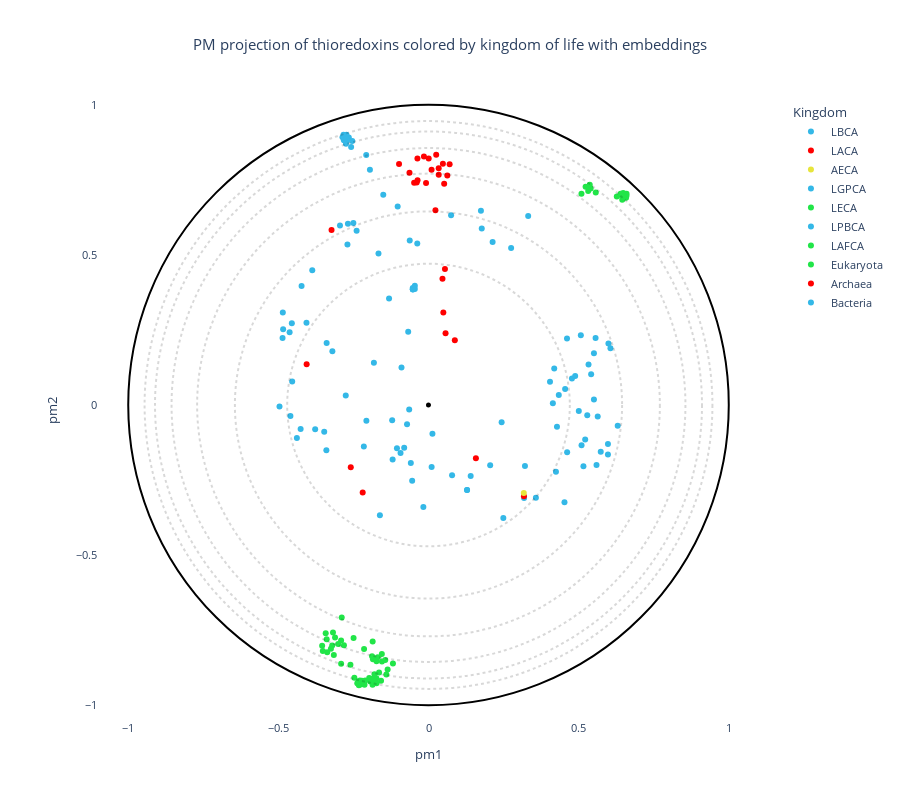

The notebook cell saved with this chart:
### Code cell
# OPTIONS =================================================
#Here you can set different parameters to color & annotate the resulting projection:
title = "PM projection of thioredoxins colored by kingdom of life with embeddings" 
#----------------------------------------------------------
# Select the coloring from annotation .csv file:
labels_name = "Kingdom"
# Select classes to label among the "labels_name" or "second_labels_name" column (comma separated list):
second_labels_name = ""
labels_text = []
show_text = False
#----------------------------------------------------------
# Use a custom color palette:
color_palette = trx_palette #Default: None
use_custom_palette = True
#==========================================================


#Check projection visualization parameters
#Labels name
if labels_name == "":
    labels_name = None
elif labels_name not in annotation_names:
    raise NameError(f"labels_name {labels_name} is not in the availables annotations.\nAvailables annotations: {annotation_names}")
#Second labels name
if second_labels_name == "":
    second_labels_name = None
elif second_labels_name not in annotation_names:
    raise NameError(f'"second_labels_name" {second_labels_name} is not in the availables annotations.\nAvailables annotations: {annotation_names}')

if not use_custom_palette:
    color_palette = None

#Plot graph
fig = plot_embedding_interactive(df_embedding, 
                                 labels_name = labels_name,
                                 second_labels_name = second_labels_name, 
                                 show_text = show_text,
                                 labels_text = labels_text,
                                 color_palette = color_palette, 
                                 title = title, 
                                 fontsize = 11)
fig.show()

### Figure 1 — Plotly figure (JSON) as saved in the notebook; plotly's stock layout.template omitted (floating-point values rounded to 4 significant figures; data arrays with more than 128 entries replaced by an {"elided": "..."} marker saying what was removed)
{"data": [{"customdata": [[1, "LBCA", "LBCA", "LBCA", "OTHERS", "LBCA", "LBCA", "LBCA", "LBCA"]], "hovertemplate": "<b>%{hovertext}</b><br><br>Kingdom=%{customdata[2]}<br>pm1=%{x}<br>pm2=%{y}<br>proteins_id=%{customdata[0]}<br>Species=%{customdata[1]}<br>Family=%{customdata[3]}<br>Color_eukaryota=%{customdata[4]}<br>Domain=%{customdata[5]}<br>Kingdom2=%{customdata[6]}<br>Phylum=%{customdata[7]}<br>Class=%{customdata[8]}<extra></extra>", "hovertext": ["LBCA"], "legendgroup": "LBCA", "marker": {"color": "#34b8e7", "symbol": "circle"}, "mode": "markers", "name": "LBCA", "orientation": "v", "showlegend": true, "type": "scatter", "x": [0.3184], "xaxis": "x", "y": [-0.3099], "yaxis": "y"}, {"customdata": [[2, "LACA", "LACA", "LACA", "OTHERS", "LACA", "LACA", "LACA", "LACA"]], "hovertemplate": "<b>%{hovertext}</b><br><br>Kingdom=%{customdata[2]}<br>pm1=%{x}<br>pm2=%{y}<br>proteins_id=%{customdata[0]}<br>Species=%{customdata[1]}<br>Family=%{customdata[3]}<br>Color_eukaryota=%{customdata[4]}<br>Domain=%{customdata[5]}<br>Kingdom2=%{customdata[6]}<br>Phylum=%{customdata[7]}<br>Class=%{customdata[8]}<extra></extra>", "hovertext": ["LACA"], "legendgroup": "LACA", "marker": {"color": "#ff0000", "symbol": "circle"}, "mode": "markers", "name": "LACA", "orientation": "v", "showlegend": true, "type": "scatter", "x": [0.3179], "xaxis": "x", "y": [-0.3041], "yaxis": "y"}, {"customdata": [[3, "AECA", "AECA", "AECA", "OTHERS", "AECA", "AECA", "AECA", "AECA"]], "hovertemplate": "<b>%{hovertext}</b><br><br>Kingdom=%{customdata[2]}<br>pm1=%{x}<br>pm2=%{y}<br>proteins_id=%{customdata[0]}<br>Species=%{customdata[1]}<br>Family=%{customdata[3]}<br>Color_eukaryota=%{customdata[4]}<br>Domain=%{customdata[5]}<br>Kingdom2=%{customdata[6]}<br>Phylum=%{customdata[7]}<br>Class=%{customdata[8]}<extra></extra>", "hovertext": ["AECA"], "legendgroup": "AECA", "marker": {"color": "#e7e53c", "symbol": "circle"}, "mode": "markers", "name": "AECA", "orientation": "v", "showlegend": true, "type": "scatter", "x": [0.3174], "xaxis": "x", "y": [-0.2933], "yaxis": "y"}, {"customdata": [[4, "LGPCA", "LGPCA", "LGPCA", "OTHERS", "LGPCA", "LGPCA", "LGPCA", "LGPCA"]], "hovertemplate": "<b>%{hovertext}</b><br><br>Kingdom=%{customdata[2]}<br>pm1=%{x}<br>pm2=%{y}<br>proteins_id=%{customdata[0]}<br>Species=%{customdata[1]}<br>Family=%{customdata[3]}<br>Color_eukaryota=%{customdata[4]}<br>Domain=%{customdata[5]}<br>Kingdom2=%{customdata[6]}<br>Phylum=%{customdata[7]}<br>Class=%{customdata[8]}<extra></extra>", "hovertext": ["LGPCA"], "legendgroup": "LGPCA", "marker": {"color": "#34b8e7", "symbol": "circle"}, "mode": "markers", "name": "LGPCA", "orientation": "v", "showlegend": true, "type": "scatter", "x": [0.3213], "xaxis": "x", "y": [-0.2029], "yaxis": "y"}, {"customdata": [[5, "LECA", "LECA", "LECA", "OTHERS", "LECA", "LECA", "LECA", "LECA"]], "hovertemplate": "<b>%{hovertext}</b><br><br>Kingdom=%{customdata[2]}<br>pm1=%{x}<br>pm2=%{y}<br>proteins_id=%{customdata[0]}<br>Species=%{customdata[1]}<br>Family=%{customdata[3]}<br>Color_eukaryota=%{customdata[4]}<br>Domain=%{customdata[5]}<br>Kingdom2=%{customdata[6]}<br>Phylum=%{customdata[7]}<br>Class=%{customdata[8]}<extra></extra>", "hovertext": ["LECA"], "legendgroup": "LECA", "marker": {"color": "#21e548", "symbol": "circle"}, "mode": "markers", "name": "LECA", "orientation": "v", "showlegend": true, "type": "scatter", "x": [-0.1798], "xaxis": "x", "y": [-0.8971], "yaxis": "y"}, {"customdata": [[6, "LPBCA", "LPBCA", "LPBCA", "OTHERS", "LPBCA", "LPBCA", "LPBCA", "LPBCA"]], "hovertemplate": "<b>%{hovertext}</b><br><br>Kingdom=%{customdata[2]}<br>pm1=%{x}<br>pm2=%{y}<br>proteins_id=%{customdata[0]}<br>Species=%{customdata[1]}<br>Family=%{customdata[3]}<br>Color_eukaryota=%{customdata[4]}<br>Domain=%{customdata[5]}<br>Kingdom2=%{customdata[6]}<br>Phylum=%{customdata[7]}<br>Class=%{customdata[8]}<extra></extra>", "hovertext": ["LPBCA"], "legendgroup": "LPBCA", "marker": {"color": "#34b8e7", "symbol": "circle"}, "mode": "markers", "name": "LPBCA", "orientation": "v", "showlegend": true, "type": "scatter", "x": [0.3577], "xaxis": "x", "y": [-0.3087], "yaxis": "y"}, {"customdata": [[7, "LAFCA", "LAFCA", "LAFCA", "OTHERS", "LAFCA", "LAFCA", "LAFCA", "LAFCA"]], "hovertemplate": "<b>%{hovertext}</b><br><br>Kingdom=%{customdata[2]}<br>pm1=%{x}<br>pm2=%{y}<br>proteins_id=%{customdata[0]}<br>Species=%{customdata[1]}<br>Family=%{customdata[3]}<br>Color_eukaryota=%{customdata[4]}<br>Domain=%{customdata[5]}<br>Kingdom2=%{customdata[6]}<br>Phylum=%{customdata[7]}<br>Class=%{customdata[8]}<extra></extra>", "hovertext": ["LAFCA"], "legendgroup": "LAFCA", "marker": {"color": "#21e548", "symbol": "circle"}, "mode": "markers", "name": "LAFCA", "orientation": "v", "showlegend": true, "type": "scatter", "x": [-0.1647], "xaxis": "x", "y": [-0.8912], "yaxis": "y"}, {"customdata": {"elided": "65x9 mixed values"}, "hovertemplate": "<b>%{hovertext}</b><br><br>Kingdom=%{customdata[2]}<br>pm1=%{x}<br>pm2=%{y}<br>proteins_id=%{customdata[0]}<br>Species=%{customdata[1]}<br>Family=%{customdata[3]}<br>Color_eukaryota=%{customdata[4]}<br>Domain=%{customdata[5]}<br>Kingdom2=%{customdata[6]}<br>Phylum=%{customdata[7]}<br>Class=%{customdata[8]}<extra></extra>", "hovertext": ["Eukaryota", "Eukaryota", "Eukaryota", "Eukaryota", "Eukaryota", "Eukaryota", "Eukaryota", "Eukaryota", "Eukaryota", "Eukaryota", "Eukaryota", "Eukaryota", "Eukaryota", "Eukaryota", "Eukaryota", "Eukaryota", "Eukaryota", "Eukaryota", "Eukaryota", "Eukaryota", "Eukaryota", "Eukaryota", "Eukaryota", "Eukaryota", "Eukaryota", "Eukaryota", "Eukaryota", "Eukaryota", "Eukaryota", "Eukaryota", "Eukaryota", "Eukaryota", "Eukaryota", "Eukaryota", "Eukaryota", "Eukaryota", "Eukaryota", "Eukaryota", "Eukaryota", "Eukaryota", "Eukaryota", "Eukaryota", "Eukaryota", "Eukaryota", "Eukaryota", "Eukaryota", "Eukaryota", "Eukaryota", "Eukaryota", "Eukaryota", "Eukaryota", "Eukaryota", "Eukaryota", "Eukaryota", "Eukaryota", "Eukaryota", "Eukaryota", "Eukaryota", "Eukaryota", "Eukaryota", "Eukaryota", "Eukaryota", "Eukaryota", "Eukaryota", "Eukaryota"], "legendgroup": "Eukaryota", "marker": {"color": "#21e548", "symbol": "circle"}, "mode": "markers", "name": "Eukaryota", "orientation": "v", "showlegend": true, "type": "scatter", "x": [-0.2372, -0.2307, -0.2272, -0.2192, -0.2109, -0.2217, -0.2469, -0.2263, -0.2319, -0.2336, -0.2283, 0.537, -0.2131, -0.194, -0.1975, -0.1735, -0.1869, -0.1785, -0.158, -0.1732, -0.185, -0.155, -0.188, -0.1362, -0.1554, -0.169, -0.1732, -0.144, -0.1862, -0.291, -0.3374, -0.3152, -0.3542, -0.352, -0.289, -0.3181, -0.3113, -0.3207, -0.3391, -0.3424, -0.3008, -0.1404, -0.186, -0.2817, 0.6578, 0.6596, 0.6594, 0.6271, 0.6502, -0.3249, -0.291, -0.26, -0.1185, -0.2495, -0.2146, 0.6453, 0.6484, 0.6398, 0.653, 0.6446, 0.5232, 0.557, 0.5399, 0.5319, 0.5094], "xaxis": "x", "y": [-0.9269, -0.9237, -0.9307, -0.9277, -0.9174, -0.9182, -0.9087, -0.9245, -0.9334, -0.92, -0.9179, 0.7336, -0.9321, -0.9213, -0.9096, -0.91, -0.9117, -0.9254, -0.9184, -0.927, -0.8465, -0.8545, -0.8365, -0.881, -0.8296, -0.8398, -0.8535, -0.8492, -0.9319, -0.784, -0.8232, -0.8324, -0.8021, -0.8197, -0.7078, -0.7575, -0.7743, -0.8013, -0.7805, -0.76, -0.7964, -0.8975, -0.7877, -0.8005, 0.69, 0.7038, 0.697, 0.6943, 0.6941, -0.8122, -0.8614, -0.8652, -0.8613, -0.7757, -0.8125, 0.6832, 0.7057, 0.7035, 0.7015, 0.6951, 0.7266, 0.7076, 0.7207, 0.7124, 0.7036], "yaxis": "y"}, {"customdata": {"elided": "28x9 mixed values"}, "hovertemplate": "<b>%{hovertext}</b><br><br>Kingdom=%{customdata[2]}<br>pm1=%{x}<br>pm2=%{y}<br>proteins_id=%{customdata[0]}<br>Species=%{customdata[1]}<br>Family=%{customdata[3]}<br>Color_eukaryota=%{customdata[4]}<br>Domain=%{customdata[5]}<br>Kingdom2=%{customdata[6]}<br>Phylum=%{customdata[7]}<br>Class=%{customdata[8]}<extra></extra>", "hovertext": ["Archaea", "Archaea", "Archaea", "Archaea", "Archaea", "Archaea", "Archaea", "Archaea", "Archaea", "Archaea", "Archaea", "Archaea", "Archaea", "Archaea", "Archaea", "Archaea", "Archaea", "Archaea", "Archaea", "Archaea", "Archaea", "Archaea", "Archaea", "Archaea", "Archaea", "Archaea", "Archaea", "Archaea"], "legendgroup": "Archaea", "marker": {"color": "#ff0000", "symbol": "circle"}, "mode": "markers", "name": "Archaea", "orientation": "v", "showlegend": true, "type": "scatter", "x": [0.02564, -0.01524, 0.0006016, -0.09811, -0.03689, 0.07035, -0.3229, -0.2192, -0.2589, 0.08766, 0.05478, 0.04657, 0.05679, 0.04943, 0.1579, -0.4058, -0.06335, 0.04791, 0.01026, 0.03405, 0.02311, -0.008147, -0.0479, 0.03393, 0.06269, 0.05216, -0.03939, -0.03651], "xaxis": "x", "y": [0.833, 0.8277, 0.821, 0.8027, 0.8206, 0.8018, 0.5824, -0.2918, -0.2076, 0.2157, 0.4526, 0.4204, 0.239, 0.3079, -0.1772, 0.1353, 0.7737, 0.8033, 0.7835, 0.7664, 0.6489, 0.739, 0.7403, 0.7886, 0.7641, 0.7371, 0.741, 0.7484], "yaxis": "y"}, {"customdata": {"elided": "110x9 mixed values"}, "hovertemplate": "<b>%{hovertext}</b><br><br>Kingdom=%{customdata[2]}<br>pm1=%{x}<br>pm2=%{y}<br>proteins_id=%{customdata[0]}<br>Species=%{customdata[1]}<br>Family=%{customdata[3]}<br>Color_eukaryota=%{customdata[4]}<br>Domain=%{customdata[5]}<br>Kingdom2=%{customdata[6]}<br>Phylum=%{customdata[7]}<br>Class=%{customdata[8]}<extra></extra>", "hovertext": ["Bacteria", "Bacteria", "Bacteria", "Bacteria", "Bacteria", "Bacteria", "Bacteria", "Bacteria", "Bacteria", "Bacteria", "Bacteria", "Bacteria", "Bacteria", "Bacteria", "Bacteria", "Bacteria", "Bacteria", "Bacteria", "Bacteria", "Bacteria", "Bacteria", "Bacteria", "Bacteria", "Bacteria", "Bacteria", "Bacteria", "Bacteria", "Bacteria", "Bacteria", "Bacteria", "Bacteria", "Bacteria", "Bacteria", "Bacteria", "Bacteria", "Bacteria", "Bacteria", "Bacteria", "Bacteria", "Bacteria", "Bacteria", "Bacteria", "Bacteria", "Bacteria", "Bacteria", "Bacteria", "Bacteria", "Bacteria", "Bacteria", "Bacteria", "Bacteria", "Bacteria", "Bacteria", "Bacteria", "Bacteria", "Bacteria", "Bacteria", "Bacteria", "Bacteria", "Bacteria", "Bacteria", "Bacteria", "Bacteria", "Bacteria", "Bacteria", "Bacteria", "Bacteria", "Bacteria", "Bacteria", "Bacteria", "Bacteria", "Bacteria", "Bacteria", "Bacteria", "Bacteria", "Bacteria", "Bacteria", "Bacteria", "Bacteria", "Bacteria", "Bacteria", "Bacteria", "Bacteria", "Bacteria", "Bacteria", "Bacteria", "Bacteria", "Bacteria", "Bacteria", "Bacteria", "Bacteria", "Bacteria", "Bacteria", "Bacteria", "Bacteria", "Bacteria", "Bacteria", "Bacteria", "Bacteria", "Bacteria", "Bacteria", "Bacteria", "Bacteria", "Bacteria", "Bacteria", "Bacteria", "Bacteria", "Bacteria", "Bacteria", "Bacteria"], "legendgroup": "Bacteria", "marker": {"color": "#34b8e7", "symbol": "circle"}, "mode": "markers", "name": "Bacteria", "orientation": "v", "showlegend": true, "type": "scatter", "x": [-0.4539, -0.3402, -0.4962, -0.4599, -0.4259, -0.4384, -0.3392, -0.08994, -0.121, -0.05888, 0.01044, -0.08094, -0.1195, -0.1051, -0.09314, -0.06437, -0.07145, 0.2054, 0.01312, -0.2756, 0.2435, 0.07522, -0.1619, -0.01715, -0.486, 0.4617, -0.2068, 0.5635, -0.05442, 0.1405, -0.3473, -0.2948, -0.2502, -0.2684, 0.4187, -0.27, -0.1313, -0.05243, -0.04563, -0.05207, -0.04552, -0.06249, -0.1666, -0.03738, 0.4278, 0.4046, 0.5417, 0.5005, 0.4884, -0.3201, -0.1818, -0.4626, -0.4841, -0.4551, -0.2395, -0.1027, -0.4852, -0.4064, -0.2153, 0.5097, 0.5976, 0.5976, 0.5736, 0.5596, -0.2749, -0.2654, 0.5218, 0.2135, 0.4528, -0.1951, -0.2074, 0.4245, 0.1774, -0.06758, -0.2577, 0.4141, 0.2492, 0.516, -0.254, 0.6301, 0.551, 0.1284, 0.07851, 0.1283, -0.3774, -0.3871, -0.4227, 0.455, 0.4339, 0.4777, 0.1746, -0.1506, 0.6059, 0.5287, 0.533, 0.3319, -0.2708, -0.0521, -0.05231, 0.4613, 0.551, 0.5993, 0.5073, 0.2752, 0.5564, -0.2864, -0.2732, -0.2756, -0.2818, -0.283], "xaxis": "x", "y": [0.07785, -0.1503, -0.005005, -0.03657, -0.08034, -0.1102, 0.2062, 0.1245, -0.0512, -0.1934, -0.2065, -0.1422, -0.1814, -0.144, -0.1603, -0.01462, -0.06436, -0.2007, -0.09552, 0.03189, -0.05779, 0.6315, -0.3669, -0.3398, 0.2233, -0.1574, -0.05228, -0.03865, -0.2523, -0.2365, -0.08913, 0.598, 0.6057, 0.604, 0.1214, 0.5345, 0.355, 0.3894, 0.3866, 0.3853, 0.3971, 0.5474, 0.5047, 0.538, -0.07273, 0.07768, 0.1026, -0.01963, 0.09638, 0.1788, 0.1406, 0.2422, 0.2526, 0.2721, 0.58, 0.6613, 0.3083, 0.2739, -0.138, -0.1338, -0.1297, -0.165, -0.156, -0.1998, 0.87, 0.8906, -0.1146, 0.543, -0.3242, 0.7832, 0.8325, -0.2223, 0.5879, 0.2442, 0.859, 0.005725, -0.3766, -0.2037, 0.8793, -0.06946, 0.01811, -0.2835, -0.2338, -0.2834, -0.08094, 0.4491, 0.3965, 0.05345, 0.03291, 0.08801, 0.6467, 0.6999, 0.1888, -0.03423, 0.1345, 0.6293, 0.8821, 0.3847, 0.3856, 0.2212, 0.1721, 0.205, 0.2323, 0.5232, 0.2234, 0.8918, 0.9, 0.892, 0.8814, 0.9], "yaxis": "y"}], "layout": {"font": {"size": 11}, "height": 800, "legend": {"title": {"text": "Kingdom"}, "tracegroupgap": 0}, "plot_bgcolor": "rgba(0, 0, 0, 0)", "shapes": [{"line": {"color": "black", "dash": "dot"}, "opacity": 0.15, "type": "circle", "x0": -0.4706, "x1": 0.4706, "y0": -0.4706, "y1": 0.4706}, {"line": {"color": "black", "dash": "dot"}, "opacity": 0.15, "type": "circle", "x0": -0.6447, "x1": 0.6447, "y0": -0.6447, "y1": 0.6447}, {"line": {"color": "black", "dash": "dot"}, "opacity": 0.15, "type": "circle", "x0": -0.7705, "x1": 0.7705, "y0": -0.7705, "y1": 0.7705}, {"line": {"color": "black", "dash": "dot"}, "opacity": 0.15, "type": "circle", "x0": -0.8557, "x1": 0.8557, "y0": -0.8557, "y1": 0.8557}, {"line": {"color": "black", "dash": "dot"}, "opacity": 0.15, "type": "circle", "x0": -0.9108, "x1": 0.9108, "y0": -0.9108, "y1": 0.9108}, {"line": {"color": "black", "dash": "dot"}, "opacity": 0.15, "type": "circle", "x0": -0.9455, "x1": 0.9455, "y0": -0.9455, "y1": 0.9455}, {"line": {"color": "Black"}, "type": "circle", "x0": -1, "x1": 1, "xref": "x", "y0": -1, "y1": 1, "yref": "y"}, {"fillcolor": "Black", "line": {"color": "Black"}, "type": "circle", "x0": -0.005, "x1": 0.005, "xref": "x", "y0": -0.005, "y1": 0.005, "yref": "y"}], "title": {"text": "PM projection of thioredoxins colored by kingdom of life with embeddings", "x": 0.5}, "xaxis": {"anchor": "y", "constrain": "domain", "domain": [0, 1], "range": [-1.1, 1.1], "title": {"text": "pm1"}}, "yaxis": {"anchor": "x", "domain": [0, 1], "scaleanchor": "x", "scaleratio": 1, "title": {"text": "pm2"}}, "yaxis2": {"layer": "below traces", "matches": "y", "overlaying": "y"}}}
